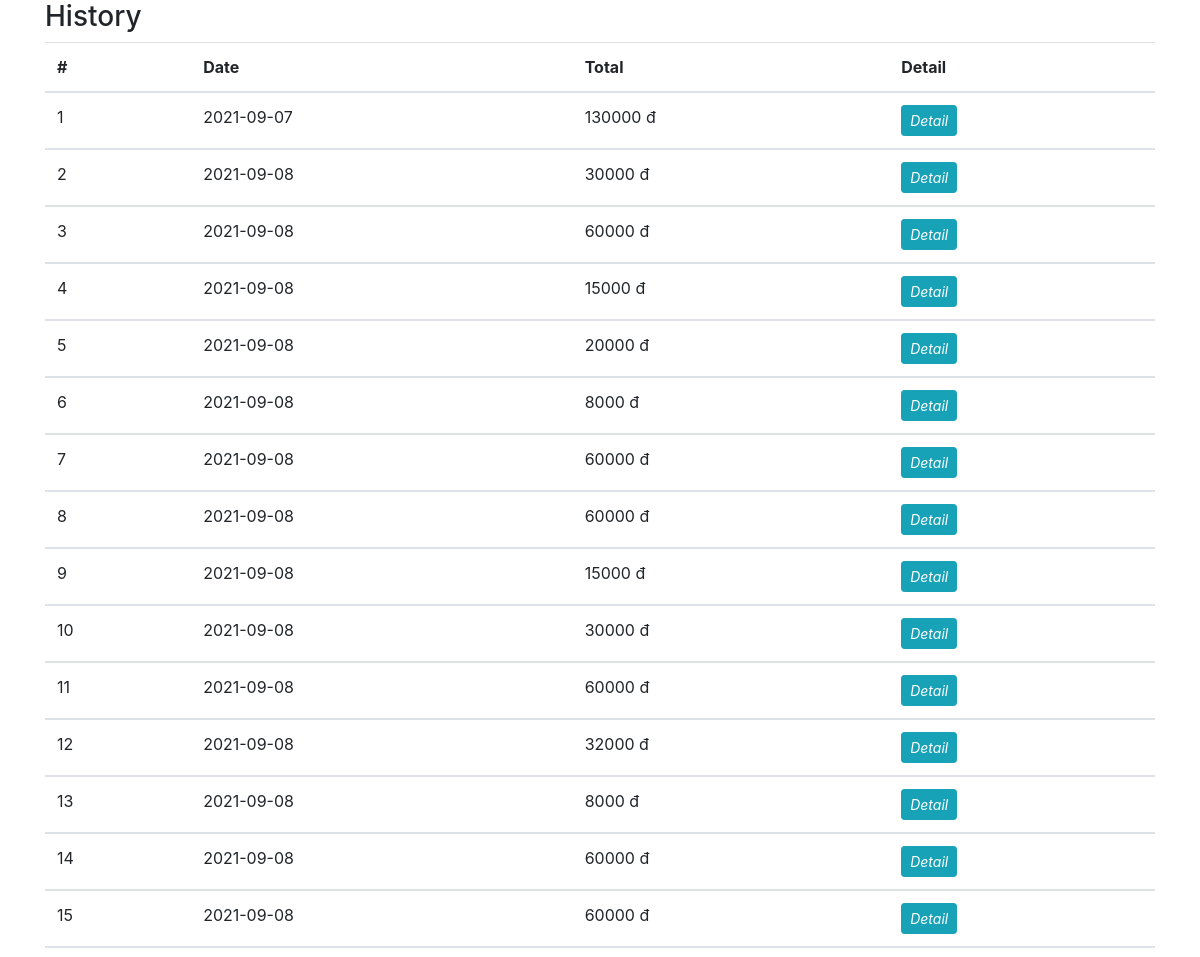
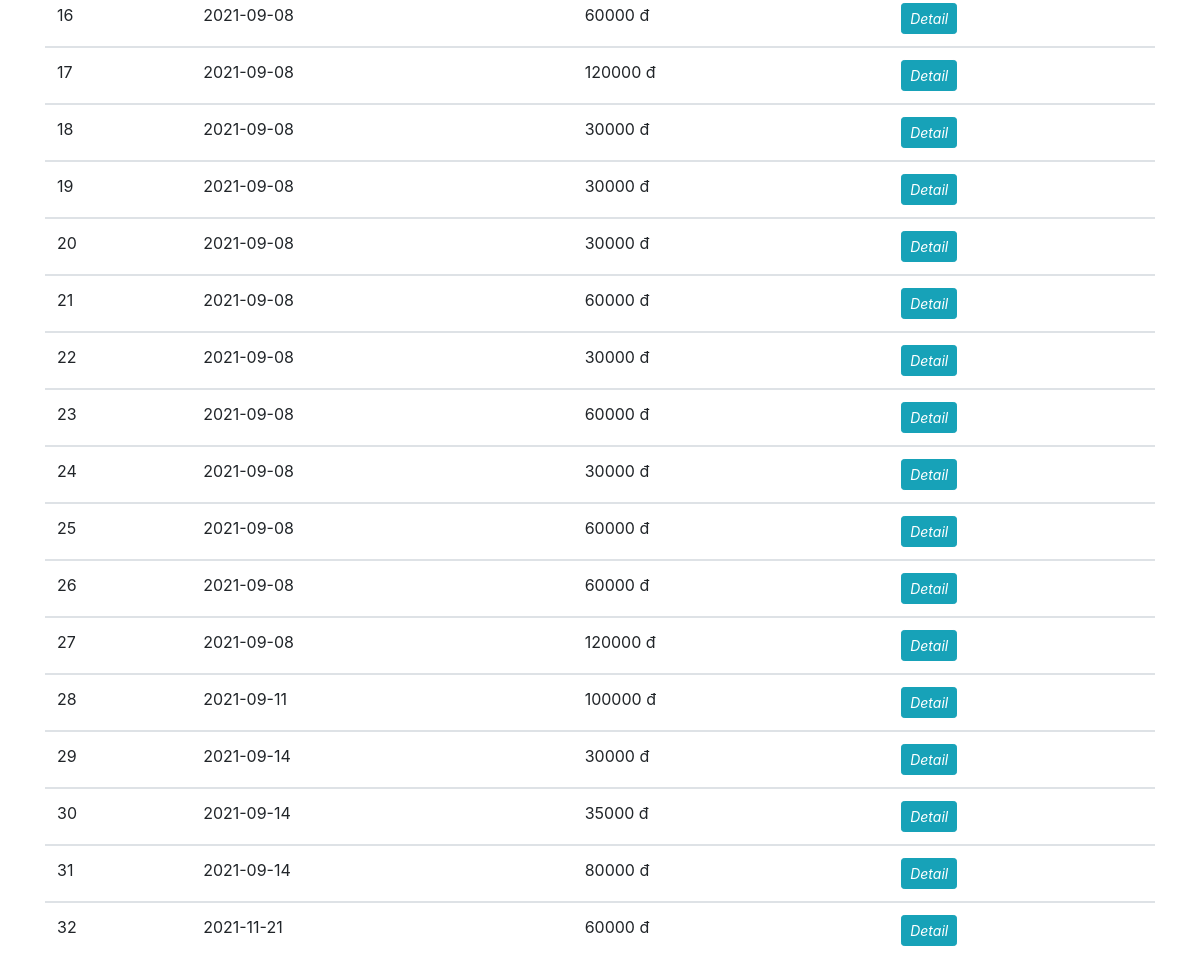
Screenshot of /cart/history.php (signed in) with the database file from the repository (2 pictures, top to bottom).
### tables this page shows
CREATE TABLE `orders` (
  `OrderID` int(10) UNSIGNED NOT NULL,
  `CustomerID` int(10) NOT NULL,
  `Date` date NOT NULL,
  `Total` float NOT NULL,
  `Note` text NOT NULL
);

### class/order.php (called while the page is built, shortened)
<?php
class order
{
    public static function getAllOrder($cusID)
    {
        include "../vegetable/connection.php";
        $query = mysqli_query($mysqli, "SELECT * FROM orders WHERE CustomerID = '$cusID'");
        if (mysqli_num_rows($query) > 0) {
            return $query;
        }
        return null;
    }
}

### cart/history.php (the view, shortened to what this page needs)
<!DOCTYPE html>
<html lang="en">
<head>
    <link rel="stylesheet" href="../css/bootstrap.css">
    <link rel="stylesheet" href="../css/main.css">
</head>
<body>
    <?php
    require '../class/order.php';
    if (!empty($_SESSION['iduser'])) {
        $id = $_SESSION['iduser'];
    ?>
        <div class="container">
            <h3>History</h3>
            <table id="cart" class="table table-hover">
                <thead>
                    <tr>
                        <th>#</th>
                        <th>Date</th>
                        <th>Total</th>
                        <th>Detail</th>
                    </tr>
                </thead>
                <?php
                $history = order::getAllOrder($id);
                if ($history != null) {
                    $stt = 1;
                    while ($row = mysqli_fetch_assoc($history)) {
                ?>
                        <tbody>
                            <tr>
                                <td data-th="STT"><?= $stt++ ?></td>
                                <td data-th="Price"><?= $row['Date'] ?></td>
                                <td data-th="Subtotal"><?= $row['Total'] ?> đ</td>
                                <td class="actions" data-th="">
                                    <a href="./detail.php?OrderID=<?= $row['OrderID'] ?>"
                                    class="btn btn-info btn-sm"><i class="fa fa-edit">Detail</i>
                                    </a>
                                </td>
                            </tr>
                        </tbody>
                <?php }
                } ?>
            </table>
        </div>
    <?php } else { ?>
        <h1>Bạn chưa đăng nhập để sử dụng chức năng này</h1>
        <a href="../cart/history.php">Quay lại</a>
    <?php } ?>
</body>
</html>

### css/main.css (style rules this page uses)
* { margin: 0; padding: 0; }

### rows the page displays
orders: Date "2021-09-07", Total "130000"
orders: Date "2021-09-08", Total "30000"
orders: Date "2021-09-08", Total "60000"
orders: Date "2021-09-08", Total "15000"
orders: Date "2021-09-08", Total "20000"
orders: Date "2021-09-08", Total "8000"
orders: Date "2021-09-08", Total "60000"
orders: Date "2021-09-08", Total "60000"
orders: Date "2021-09-08", Total "15000"
orders: Date "2021-09-08", Total "30000"
orders: Date "2021-09-08", Total "60000"
orders: Date "2021-09-08", Total "32000"
orders: Date "2021-09-08", Total "8000"
orders: Date "2021-09-08", Total "60000"
orders: Date "2021-09-08", Total "60000"
orders: Date "2021-09-08", Total "60000"
orders: Date "2021-09-08", Total "120000"
orders: Date "2021-09-08", Total "30000"
orders: Date "2021-09-08", Total "30000"
orders: Date "2021-09-08", Total "30000"
orders: Date "2021-09-08", Total "60000"
orders: Date "2021-09-08", Total "30000"
orders: Date "2021-09-08", Total "60000"
orders: Date "2021-09-08", Total "30000"
orders: Date "2021-09-08", Total "60000"
orders: Date "2021-09-08", Total "60000"
orders: Date "2021-09-08", Total "120000"
orders: Date "2021-09-11", Total "100000"
orders: Date "2021-09-14", Total "30000"
orders: Date "2021-09-14", Total "35000"
orders: Date "2021-09-14", Total "80000"
orders: Date "2021-11-21", Total "60000"
